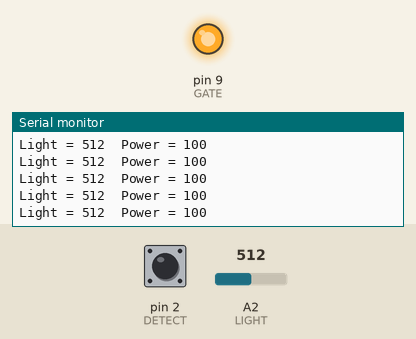
A sketch run on a simulated Arduino Uno, built with avr-gcc and run on an emulated ATmega328P. Shown: output pins drawn as LEDs (lit = HIGH), the last lines printed to the serial monitor. Inputs (shaded band) come from the test bench; at power-on: A2 (LIGHT) = 512, pin 2 (DETECT) HIGH.

Above: at 1.2 s.
1.3 s: A2 (LIGHT) set to 111
At 1.9 s:
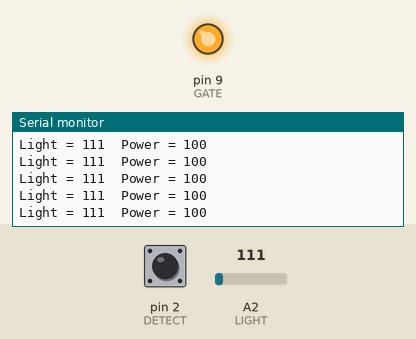
4.3 s: A2 (LIGHT) set to 95
At 4.8 s:
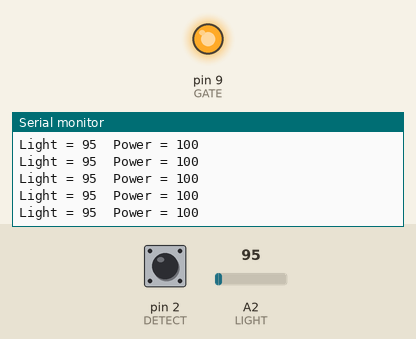
Timing chart, 0 to 5.5 s (numbered marks = the images above; inputs shaded):
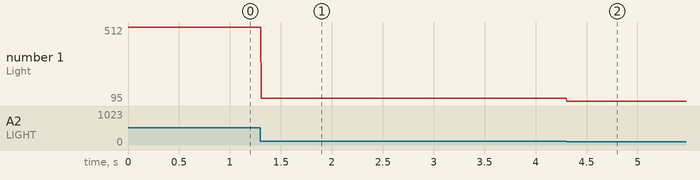

The sketch:

phase_angle.ino
```cpp
// AC Control V1.1
//
// This Arduino sketch is for use with the heater
// control circuit board which includes a zero
// crossing detect function and an opto-isolated TRIAC.
//
// AC Phase control is accomplished using the internal
// hardware timer1 in the Arduino
//
// Timing Sequence
// * timer is set up but disabled
// * zero crossing detected on pin 2
// * timer starts counting from zero
// * comparator set to "delay to on" value
// * counter reaches comparator value
// * comparator ISR turns on TRIAC gate
// * counter set to overflow - pulse width
// * counter reaches overflow
// * overflow ISR turns off TRIAC gate
// * TRIAC stops conducting at next zero cross


// The hardware timer runs at 16MHz. Using a
// divide by 256 on the counter each count is
// 16 microseconds.  1/2 wave of a 60Hz AC signal
// is about 520 counts (8,333 microseconds). So 50Hz
// is 624

//#define test
#define fan
//#define pump

#include <avr/io.h>
#include <avr/interrupt.h>
#include <math.h>

int flame_val;
const int LIGHT = 2;
const int PUMP = 7;
#define DETECT 2  //zero cross detect
#define GATE 9    //TRIAC gate
#define PULSE 4   //trigger pulse width (counts)
int power= 100;
int on_wait;
char rx_byte = 0;
String inString = "";    // string to hold input
int proportion;
float divisor;
int crosses;
int counts;

void setup(){

  // set up pins
  pinMode(DETECT, INPUT);     //zero cross detect
  digitalWrite(DETECT, HIGH); //enable pull-up resistor
  pinMode(GATE, OUTPUT);      //TRIAC gate control
  digitalWrite(GATE, LOW);

  // set up Timer1
  //(see ATMEGA 328 data sheet pg 134 for more details)
  OCR1A = 100;      //initialize the comparator
  TIMSK1 = 0x03;    //enable comparator A and overflow interrupts
  TCCR1A = 0x00;    //timer control registers set for
  TCCR1B = 0x00;    //normal operation, timer disabled


  // set up zero crossing interrupt
  attachInterrupt(0,zeroCrossingInterrupt, RISING);
    //IRQ0 is pin 2. Call zeroCrossingInterrupt
    //on rising signal
  #ifdef pump
    pinMode(PUMP, OUTPUT);
    digitalWrite(PUMP, HIGH);
  #endif
  Serial.begin(115200);
}

//Interrupt Service Routines

void zeroCrossingInterrupt(){ //zero cross detect
  TCCR1B=0x04; //start timer with divide by 256 input
  TCNT1 = 0;   //reset timer - count from zero
  crosses++;
}


#ifdef fan
  ISR(TIMER1_COMPA_vect){ //comparator match
    digitalWrite(GATE,HIGH);  //set TRIAC gate to high
    TCNT1 = 65536-PULSE;      //trigger pulse width
  }

  ISR(TIMER1_OVF_vect){ //timer1 overflow
    digitalWrite(GATE,LOW); //turn off TRIAC gate
    TCCR1B = 0x00;          //disable timer stopd unintended triggers
  }
#endif

void run_fan(int x) {

  if (x > 70) { //no phase angle control needed if you want balls out fan speed (dies over 70%)
    digitalWrite(GATE,HIGH);
  }else {
    if (x < 30) { //fan dies when phase angle control is below 30%
      x = 30;
    }
    //do magic phase angle stuff here
    /* x is the int as a range from 1-10 of fan power
     * OCR1A is the comparator for the phase angle cut-off
     * - when TCNT1 > OCR1A, ISR(TIMER1_OVF_vect) is called tellng optocoupler to power down
     * - 520 counts (16000000 cycles scaled to 256) per half AC sine wave
     * - a figure of 480 is a large proportion of 520 adn avoids latching the triac over the next zero cross
     * - 65 is the lower limit to avoid firing the triac too close to teh zero cross
     * - The smaller the value of OCR1A the more power we have
     */
    TIMSK1 = 0x03;    //enable comparator A and overflow interrupts
    //set up interrupt
    attachInterrupt(0,zeroCrossingInterrupt, RISING);  // inturrupt 0 on digital pin 2
    //set a value that is a proportion of 520 for power
    divisor = (float)x / 100;
//    proportion = divisor * 520;
//    on_wait = 520 - proportion;
    proportion = divisor * 624;
    on_wait = 624 - proportion;
    //on_wait = (520 - (x / 10 * 520));
//    Serial.print("on_wait = ");
//    Serial.println(on_wait);
    //a value of 65 gives close to full power (overflow counter triggered early in wave turing triac on
    //a value of 480 gives close to fuck all power (don't want to be too close to zero cross
    // when turning optocoupler off or latch will spill over to next half wave leaving it on
//    if ( on_wait < 104) {
//      OCR1A = 104;
//    }
//    if ( on_wait > 364) {
//      OCR1A = 364;
//    }else {
//      OCR1A = on_wait;
//    }
    OCR1A = on_wait;
    #ifdef test
    Serial.print("   Number of counts until fire = ");
    Serial.println(OCR1A);
    #endif
  }

}

void loop(){ // sample code to exercise the circuit

//i--;
//OCR1A = i;     //set the compare register brightness desired.
//if (i<65){i=483;}
//delay(15);
// if (Serial.available() > 0) {    // is a character available?
//    rx_byte = Serial.read();       // get the character
//
//    // check if a number was received
//    if ((rx_byte >= '0') && (rx_byte <= '9')) {
//      power = rx_byte;
//      Serial.print("Number received: ");
//      Serial.println(rx_byte);
//
//    }
//    else {
//      Serial.println("Not a number.");
//    }
//  } // end: if (Serial.available() > 0)
  #ifdef fan
    // Read serial input:
    while (Serial.available() > 0) {
      int inChar = Serial.read();
      if (isDigit(inChar)) {
        // convert the incoming byte to a char
        // and add it to the string:
        inString += (char)inChar;
      }
      // if you get a newline, print the string,
      // then the string's value:
      if (inChar == '\n') {
        Serial.print("Value:");
        Serial.println(inString.toInt());
        Serial.print("String: ");
        Serial.println(inString);
        //set power variable
        power = inString.toInt();
        // clear the string for new input:
        inString = "";
      }
    }
    flame_val = analogRead(LIGHT);
    Serial.print("Light = ");
    Serial.print(flame_val);
    Serial.print("  Power = ");
    Serial.println(power);

    run_fan(power);
  #endif
  #ifdef test
    if (crosses > 60) {
      crosses = 0;
      counts++;
      Serial.print("Number of counts = ");
      Serial.println(counts);
    }
  #endif
  //delay(1000);

}
```

Measured:
- after the input at 1.3 s, the serial monitor: prints a new line at once (image 1)
- after the input at 4.3 s, the serial monitor: prints a new line at once (image 2)
- plotted number 1: 512 → 111 after the input at 1.3 s, 111 → 95 after the input at 4.3 s
